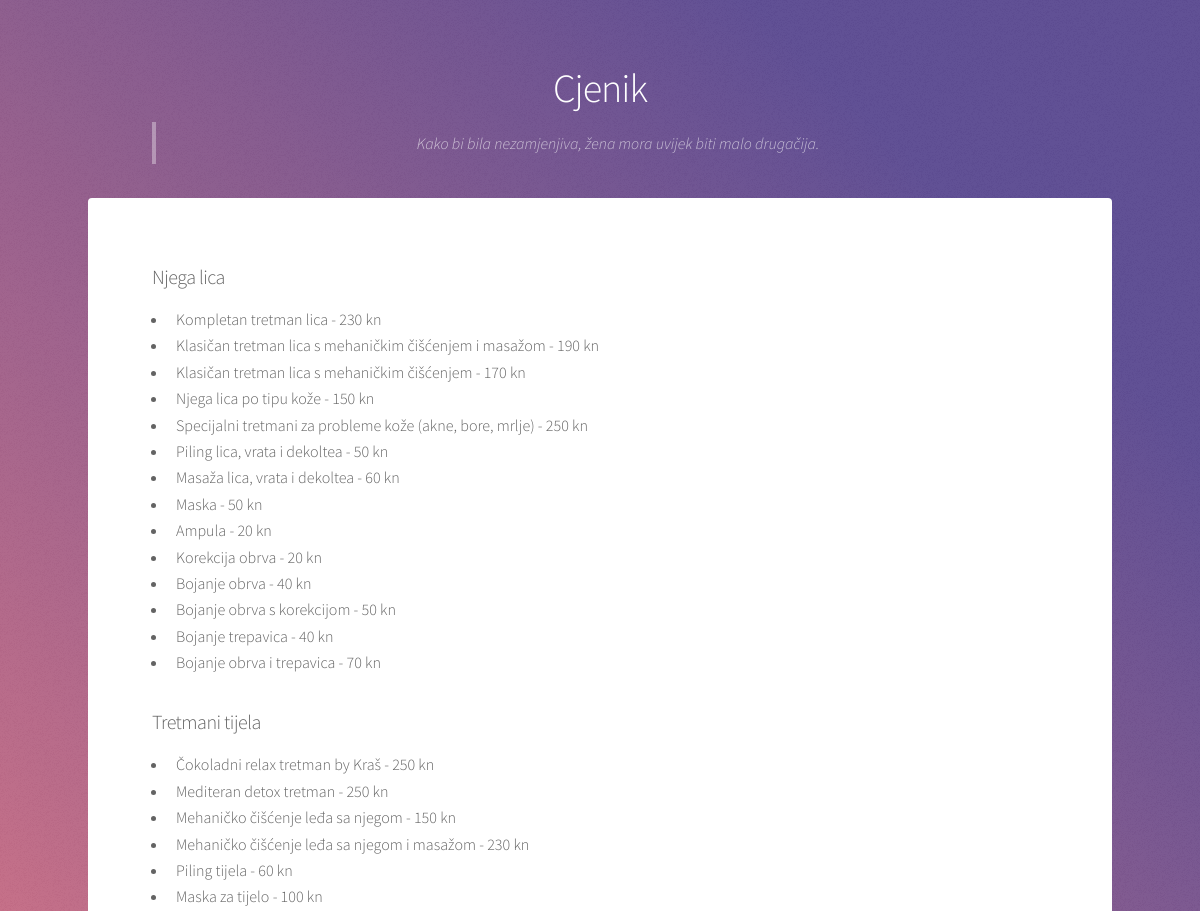
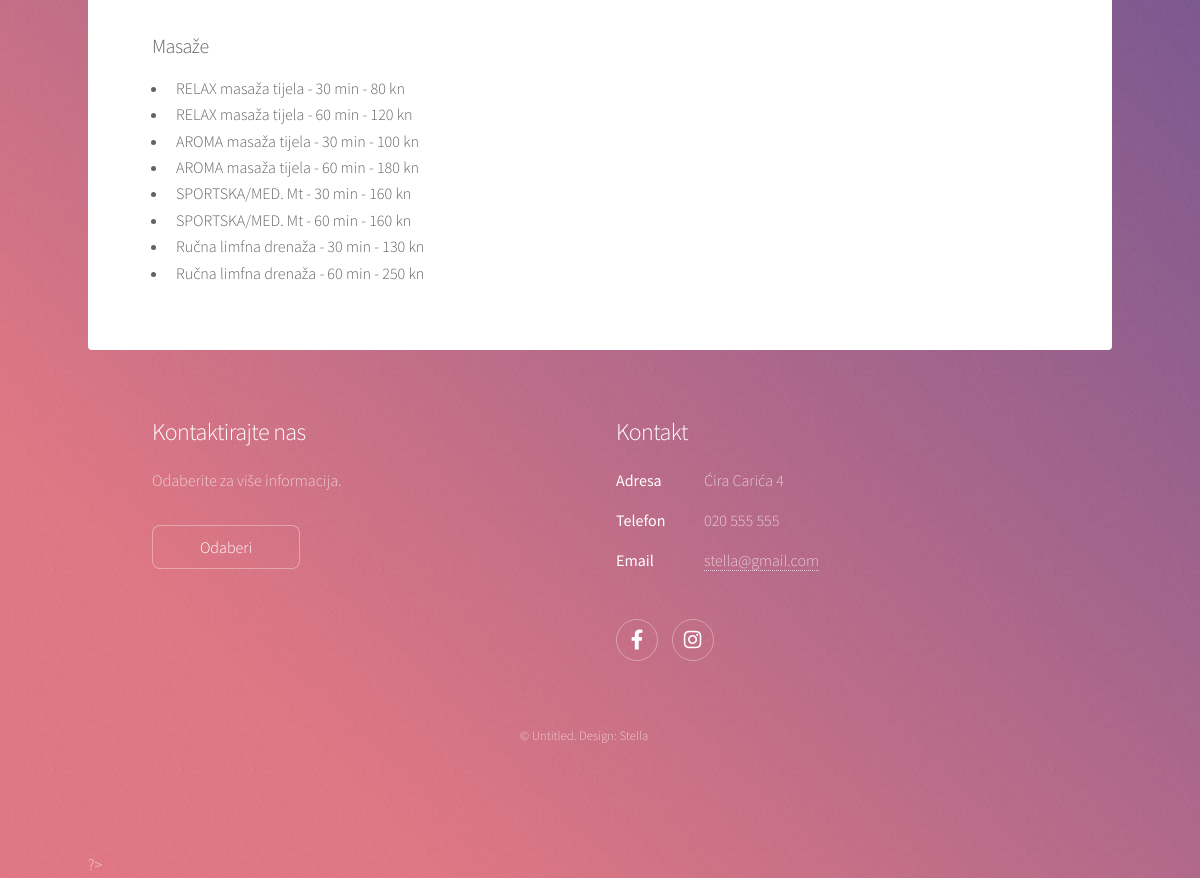
Page /cjenik.php on the committed database (2 pictures, top to bottom).
### tables this page shows
CREATE TABLE `cjenik` (
  `id` int(11) NOT NULL,
  `naziv` text NOT NULL,
  `tip` varchar(100) NOT NULL,
  `cijena` varchar(50) NOT NULL
);

CREATE TABLE `kontakt` (
  `id` int(11) NOT NULL,
  `adresa` varchar(250) NOT NULL,
  `telefon` varchar(50) NOT NULL,
  `email` varchar(50) NOT NULL,
  `facebook` text NOT NULL,
  `instagram` text NOT NULL,
  `karta` text NOT NULL
);

### cjenik.php (the view, shortened to what this page needs)
<?php
require "bazaPodataka.php";
?>
<!DOCTYPE HTML>
<html>
	<head>
		<link rel="stylesheet" href="assets/css/main.css" />
	</head>
	<body class="is-preload">
			<div id="wrapper">
					<header id="header">
						<h1>Cjenik</h1>
						<blockquote>Kako bi bila nezamjenjiva, žena mora uvijek biti malo drugačija.</blockquote>
					</header>
					<div id="main">
							<section id="content" class="main">
								<h3>Njega lica</h3>
									<ul>
									<?php
									$stmt = $mysqli->prepare("SELECT * FROM cjenik where tip = 'lice' ");
									$stmt->execute();
									$result = $stmt->get_result();
											while ($row = mysqli_fetch_array($result, MYSQLI_ASSOC)) : ?>
											<li><?php echo $row['naziv'] ?> - <?php echo $row['cijena'] ?></li>
											<?php endwhile; ?>
									</ul>
									<h3>Tretmani tijela</h3>
									<ul>
									<?php
										$stmt2 = $mysqli->prepare("SELECT * FROM cjenik where tip = 'tijelo' ");
										$stmt2->execute();
										$result2 = $stmt2->get_result();
											while ($row2 = mysqli_fetch_array($result2, MYSQLI_ASSOC)) : ?>
											<li><?php echo $row2['naziv'] ?> - <?php echo $row2['cijena'] ?></li>
											<?php endwhile; ?>
									</ul>
									<h3>Masaže</h3>
									<ul>
									<?php
										$stmt3 = $mysqli->prepare("SELECT * FROM cjenik where tip = 'masaža' ");
										$stmt3->execute();
										$result3 = $stmt3->get_result();
											while ($row3 = mysqli_fetch_array($result3, MYSQLI_ASSOC)) : ?>
											<li><?php echo $row3['naziv'] ?> - <?php echo $row3['cijena'] ?></li>
											<?php endwhile; ?>
									</ul>
							</section>
					</div>
                <?php require "footer.php"; ?>
			</div>
	</body>
</html>

### footer.php
<?php
 require "bazaPodataka.php";
 $id = 1;
$stmtF = $mysqli->prepare("SELECT * FROM kontakt WHERE id = ? ");
$stmtF->bind_param("i", $id);
$stmtF->execute();
$resultF = $stmtF->get_result();
$rowF = mysqli_fetch_array($resultF, MYSQLI_ASSOC); ?>
<footer id="footer">
    <section>
        <h2>Kontaktirajte nas</h2>
        <p>Odaberite za više informacija.</p>
        <ul class="actions">
            <li><a href="kontakt.php" class="button">Odaberi</a></li>
        </ul>
    </section>
    <section>
        <h2>Kontakt</h2>
        <dl class="alt">
            <dt>Adresa</dt>
            <dd><?php echo $rowF['adresa'] ?></dd>
            <dt>Telefon</dt>
            <dd><?php echo $rowF['telefon'] ?></dd>
            <dt>Email</dt>
            <dd><a href="mailto:<?php $rowF['email']; ?>"><?php echo $rowF['email']; ?></a></dd>
        </dl>
        <ul class="icons">
            <li><a href="<?php $rowF['facebook']; ?>" class="icon brands fa-facebook-f alt"><span class="label">Facebook</span></a></li>
            <li><a href="<?php $rowF['instagram']; ?>" class="icon brands fa-instagram alt"><span class="label">Instagram</span></a></li>
        </ul>
    </section>
    <p class="copyright">&copy; Untitled. Design: Stella</p>
</footer>
?>

### rows in the picture
cjenik: naziv "Kompletan tretman lica", cijena "230 kn"
cjenik: naziv "Klasičan tretman lica s mehaničkim čišćenjem i masažom", cijena "190 kn"
cjenik: naziv "Klasičan tretman lica s mehaničkim čišćenjem", cijena "170 kn"
cjenik: naziv "Njega lica po tipu kože", cijena "150 kn"
cjenik: naziv "Specijalni tretmani za probleme kože (akne, bore, mrlje)", cijena "250 kn"
cjenik: naziv "Piling lica, vrata i dekoltea", cijena "50 kn"
cjenik: naziv "Masaža lica, vrata i dekoltea", cijena "60 kn"
cjenik: naziv "Maska", cijena "50 kn"
cjenik: naziv "Ampula", cijena "20 kn"
cjenik: naziv "Korekcija obrva", cijena "20 kn"
cjenik: naziv "Bojanje obrva", cijena "40 kn"
cjenik: naziv "Bojanje obrva s korekcijom", cijena "50 kn"
cjenik: naziv "Bojanje trepavica", cijena "40 kn"
cjenik: naziv "Bojanje obrva i trepavica", cijena "70 kn"
cjenik: naziv "Čokoladni relax tretman by Kraš", cijena "250 kn"
cjenik: naziv "Mediteran detox tretman", cijena "250 kn"
cjenik: naziv "Mehaničko čišćenje leđa sa njegom", cijena "150 kn"
cjenik: naziv "Mehaničko čišćenje leđa sa njegom i masažom", cijena "230 kn"
cjenik: naziv "Piling tijela", cijena "60 kn"
cjenik: naziv "Maska za tijelo", cijena "100 kn"
cjenik: naziv "RELAX masaža tijela - 30 min", cijena "80 kn"
cjenik: naziv "RELAX masaža tijela - 60 min", cijena "120 kn"
cjenik: naziv "AROMA masaža tijela - 30 min", cijena "100 kn"
cjenik: naziv "AROMA masaža tijela - 60 min", cijena "180 kn"
cjenik: naziv "SPORTSKA/MED. Mt - 30 min", cijena "160 kn"
cjenik: naziv "SPORTSKA/MED. Mt - 60 min", cijena "160 kn"
cjenik: naziv "Ručna limfna drenaža - 30 min", cijena "130 kn"
cjenik: naziv "Ručna limfna drenaža - 60 min", cijena "250 kn"
kontakt: adresa "Ćira Carića 4", telefon "020 555 555", email "stella@gmail.com"
